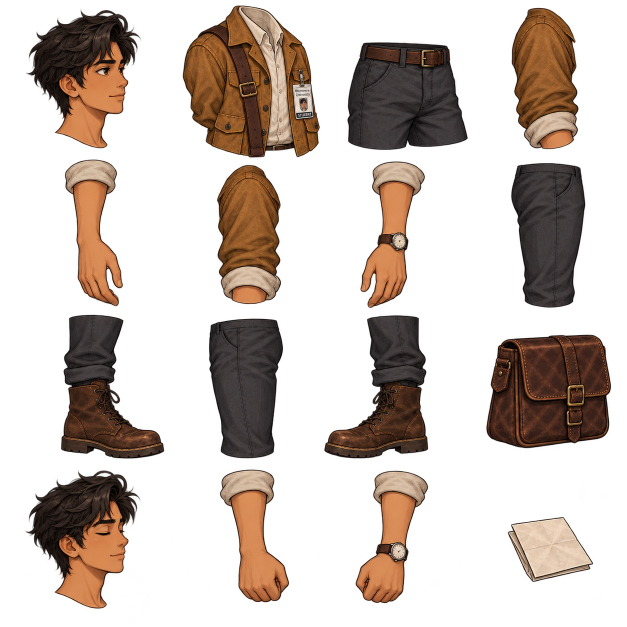
#> input picture assets/characters/student_2d/east_parts.png, 1254 x 1254 px, given in place of south_parts.png, which was not available (shown at 1/2 size)
$ python inspect_student_atlases.py
#> lines starting #> are read from the running program, lines starting #| are printed output that depends on the picture; pictures that were not available may be replaced by others from this repository, and a replacement may not be noted
"""Inspect alpha silhouettes and write atlas regions; source PNGs stay unchanged.
Run after the eight imagegen cutout atlases have been copied into the project.
"""
from collections import deque
from pathlib import Path
import json
from PIL import Image

PROJECT = Path(__file__).resolve().parents[1]
DIRECTIONS = ['south', 'south_west', 'west', 'north_west', 'north', 'north_east', 'east', 'south_east']

def silhouette_bounds(alpha):
    width, height = alpha.size
    pixels = bytearray(1 if x >= 96 else 0 for x in alpha.getdata())
    best = None
    for start, value in enumerate(pixels):
        if not value:
            continue
        queue = deque([start]); pixels[start] = 0
        xmin = xmax = start % width; ymin = ymax = start // width; count = 0
        while queue:
            i = queue.popleft(); x = i % width; y = i // width; count += 1
            xmin = min(xmin, x); xmax = max(xmax, x); ymin = min(ymin, y); ymax = max(ymax, y)
            for n in ((i-1 if x else -1), (i+1 if x+1 < width else -1), i-width, i+width):
                if 0 <= n < len(pixels) and pixels[n]:
                    pixels[n] = 0; queue.append(n)
        if best is None or count > best[0]:
            best = (count, (max(0,xmin-2), max(0,ymin-2), min(width,xmax+3), min(height,ymax+3)))
    if best is None or best[0] < 100:
        raise ValueError('Missing or empty illustrated part')
    return best[1]


def main():
    regions = {}
    anchors = {}
    for direction in DIRECTIONS:
        image = Image.open(PROJECT / f'assets/characters/student_2d/{direction}_parts.png').convert('RGBA')
#> image is the input picture: PIL image 1254x1254 RGBA; mean R, G, B, A 38, 25.6, 18.3, 82.9
        alpha = image.getchannel('A'); cells = []; joint_anchors = []
#> after `alpha = image.getchannel('A')`:
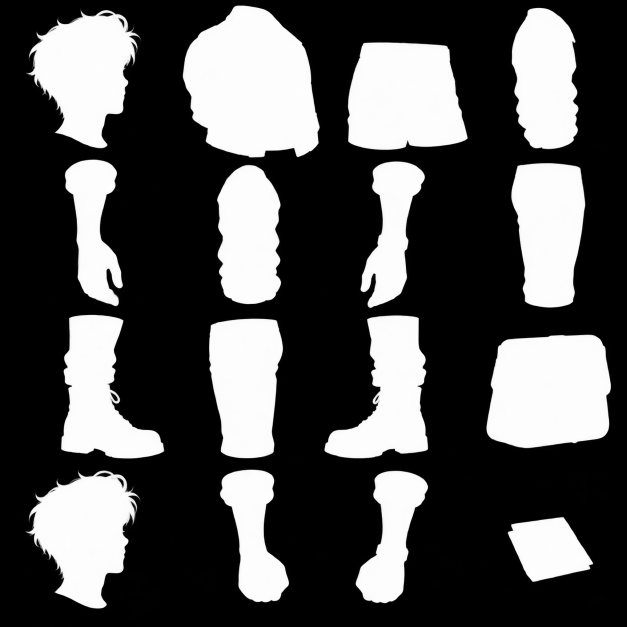
#> alpha: PIL image 1254x1254 L (shown at 1/2 size); min 0, max 255, mean 82.9
        for part in range(16):
            col, row = part % 4, part // 4
            x0, y0 = round(col*image.width/4), round(row*image.height/4)
            x1, y1 = round((col+1)*image.width/4), round((row+1)*image.height/4)
            x, y, r, b = silhouette_bounds(alpha.crop((x0,y0,x1,y1)))
            # The illustrated forearms include cuff overlap, already supplied by the upper sleeve.
            if part in (4,6,13,14):
                y += round((b-y)*.20)
            if part in (7,9):
                b -= round((b-y)*.055)
            if part in (8,10):
                y += round((b-y)*.025)
            cells.append([x0+x,y0+y,r-x,b-y])
            crop = alpha.crop((x0+x,y0+y,x0+r,y0+b))
            def row_center(fraction):
                yy = min(crop.height-1,max(0,round((crop.height-1)*fraction)))
                xs = [xx for xx in range(crop.width) if crop.getpixel((xx,yy)) >= 96]
                return ((min(xs)+max(xs))/2/crop.width) if xs else .5
            if part in (3,5):
                top, bottom = .14, .88
            elif part in (4,6,13,14):
                top, bottom = .03, .88
            elif part in (7,9):
                top, bottom = .035, .965
            elif part in (8,10):
                top, bottom = .035, .99
            else:
                top, bottom = .03, .97
            end_x = row_center(.57) if part in (8,10) else row_center(bottom)
            joint_anchors.append([[row_center(top),top],[end_x,bottom]])
#> this loop made 16 passes
#> (x, y, r, b, end_x) on passes 1 to 12: (51, 18, 281, 298, 0.617), (50, 9, 313, 314, 0.66), (66, 83, 310, 302, 0.299), (81, 14, 219, 300, 0.576), (128, 62, 248, 300, 0.583), (118, 14, 250, 296, 0.527), (92, 66, 225, 304, 0.391), (81, 10, 233, 287, 0.513), (120, 8, 314, 292, 0.353), (102, 8, 254, 276, 0.516), (20, 9, 231, 292, 0.694), (31, 40, 284, 271, 0.36)
#> (x, y, r, b, end_x) on pass 16: (74, 92, 248, 226, 0.322)
#> pass 1, in main, `crop = alpha.crop((x0+x,y0+y,x0+r,y0+b))`:
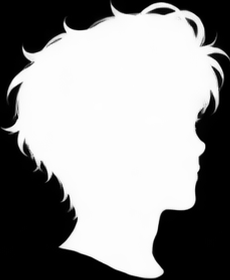
#> crop: PIL image 230x280 L; min 0, max 255, mean 147.1
#> pass 2, in main, `crop = alpha.crop((x0+x,y0+y,x0+r,y0+b))`:
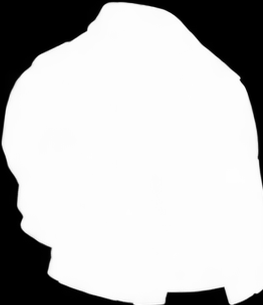
#> crop: PIL image 263x305 L; min 0, max 255, mean 193.9
#> pass 3, in main, `crop = alpha.crop((x0+x,y0+y,x0+r,y0+b))`:
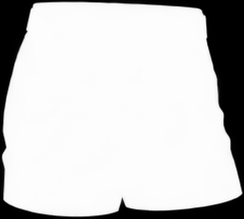
#> crop: PIL image 244x219 L; min 0, max 255, mean 205.4
#> after the loop, cells = 16 items, first 6: [51, 18, 230, 280], [364, 9, 263, 305], [693, 83, 244, 219], [1021, 14, 138, 286], [128, 376, 120, 238], [432, 328, 132, 282]; joint_anchors = 16 items
        regions[direction] = cells
        anchors[direction] = joint_anchors
        print(f'{direction}: {image.width}x{image.height}, 16 illustrated parts')
#| south: 1254x1254, 16 illustrated parts
#> pass 2 of the loop in main, `for direction in DIRECTIONS:`:
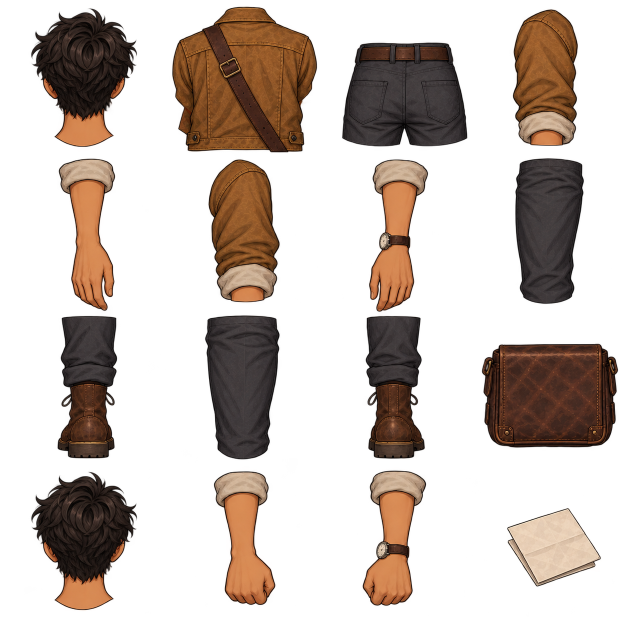
#> input picture assets/characters/student_2d/north_parts.png, 1254 x 1254 px, given in place of south_west_parts.png, which was not available (shown at 1/2 size)
#> in main, image is the input picture: PIL image 1254x1254 RGBA; mean R, G, B, A 35.8, 24.2, 17.2, 83.5
#> in main, `alpha = image.getchannel('A')`:
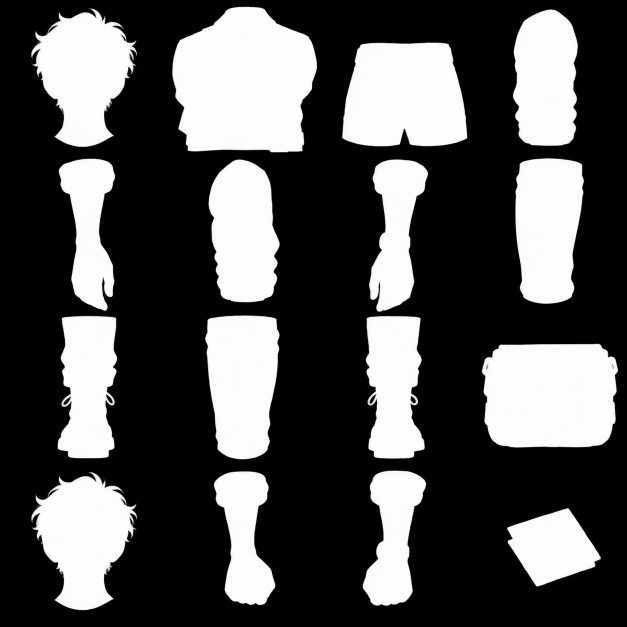
#> alpha: PIL image 1254x1254 L (shown at 1/2 size); min 0, max 255, mean 83.5
#> the loop in main, `for part in range(16):` made 16 passes
#> (x, y, r, b, end_x) on passes 2 to 9: (29, 11, 313, 307, 0.516), (55, 83, 310, 295, 0.494), (84, 17, 218, 294, 0.53), (116, 63, 232, 310, 0.629), (101, 3, 247, 293, 0.527), (109, 65, 231, 311, 0.357), (89, 1, 230, 280, 0.461), (113, 10, 236, 292, 0.52)
#> pass 3, in main, `crop = alpha.crop((x0+x,y0+y,x0+r,y0+b))`:
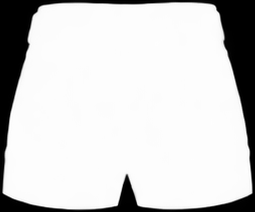
#> crop: PIL image 255x212 L; min 0, max 255, mean 209.3
#> after the loop in main, `for part in range(16):`: cells = 16 items, first 6: [60, 15, 216, 281], [343, 11, 284, 296], [682, 83, 255, 212], [1024, 17, 134, 277], [116, 377, 116, 247], [415, 317, 146, 290]
#| south_west: 1254x1254, 16 illustrated parts
    torso_image = Image.open(PROJECT / 'assets/characters/student_2d/torso_corrections.png').convert('RGBA')
    torso_alpha = torso_image.getchannel('A')
    torso_regions = {}
    for i, direction in enumerate(DIRECTIONS):
        x0,y0 = round((i%4)*torso_image.width/4),round((i//4)*torso_image.height/2)
        x1,y1 = round((i%4+1)*torso_image.width/4),round((i//4+1)*torso_image.height/2)
        x,y,r,b = silhouette_bounds(torso_alpha.crop((x0,y0,x1,y1)))
        torso_regions[direction] = [x0+x,y0+y,r-x,b-y]
    formatted = json.dumps(regions, indent=2)
    (PROJECT / 'assets/characters/student_2d/atlas_regions.json').write_text(formatted+'\n')
    (PROJECT / 'scripts/characters/student_atlas_regions.gd').write_text('extends RefCounted\n## Generated alpha bounds. Rebuild with tools/inspect_student_atlases.py.\n\nconst REGIONS: Dictionary = '+formatted+'\n\nconst JOINT_ANCHORS: Dictionary = '+json.dumps(anchors, indent=2)+'\n\nconst TORSO_REGIONS: Dictionary = '+json.dumps(torso_regions, indent=2)+'\n')

if __name__ == '__main__':
#> (the run stopped early here; a loop or call above may not have finished)
